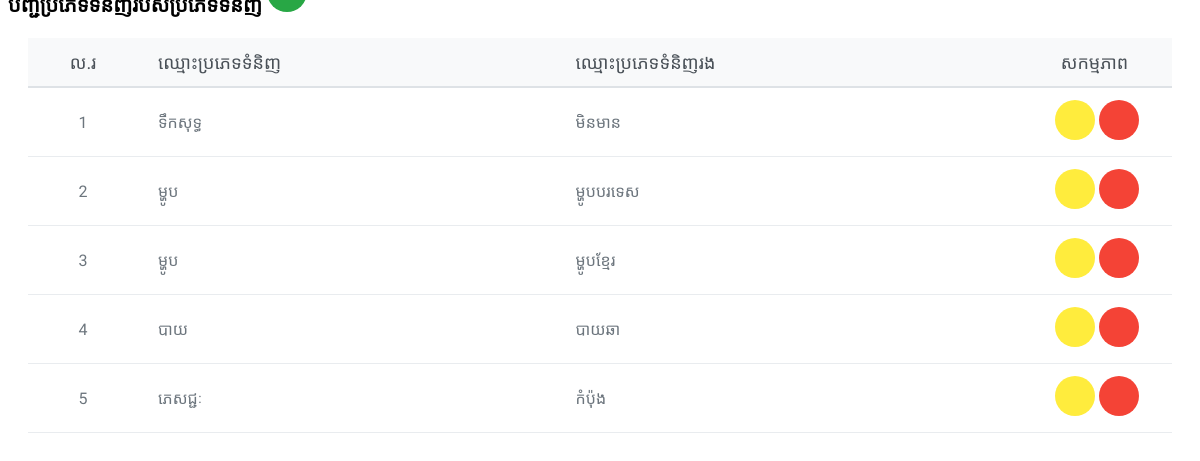
Page /sub_cate.php on the committed database.
### tables this page shows
CREATE TABLE `sub_categories` (
  `id` int(10) unsigned NOT NULL AUTO_INCREMENT,
  `category_id` int(11) unsigned NOT NULL,
  `sub_cate` varchar(100) NOT NULL,
  `create_at` datetime NOT NULL DEFAULT current_timestamp(),
  `update_at` datetime DEFAULT current_timestamp(),
  PRIMARY KEY (`id`),
  KEY `category_id` (`category_id`)
);

CREATE TABLE `categories` (
  `id` int(10) unsigned NOT NULL AUTO_INCREMENT,
  `cate_name` varchar(50) NOT NULL,
  `create_at` datetime NOT NULL DEFAULT current_timestamp(),
  `update_at` datetime NOT NULL DEFAULT current_timestamp(),
  PRIMARY KEY (`id`)
);

### sub_cate.php (the view, shortened to what this page needs)
<div class="container-fluid" style="margin-top: -60px;">
	<br>
	<div class="col-lg-12">
		<div class="card">
			<div class="card-header khmer-text d-flex justify-content-between align-items-center">
				<b>បញ្ជីប្រភេទទំនិញរបស់ប្រភេទទំនិញ</b>
				<a href="javascript:void(0)" class="new_sub_category" id="new_sub_category" data-toggle="tooltip" title="ប្រភេទទំនិញរងថ្មី">
				</a>
			</div>
			<div class="card-body">
				<table class="table table-hover">
					<thead>
						<tr class="khmer-text">
							<th>ល.រ</th>
							<th>ឈ្មោះប្រភេទទំនិញ</th>
							<th>ឈ្មោះប្រភេទទំនិញរង</th>
							<th>សកម្មភាព</th>
						</tr>
					</thead>
					<tbody>
						<?php
						include 'db_connect.php';
						$sub_categories = $conn->query("SELECT s.id, cate_name, sub_cate ,s.create_at ,s.update_at
						FROM sub_categories s
						INNER JOIN categories c ON s.category_id = c.id;");
						$i = 1;
						while ($row = $sub_categories->fetch_assoc()) :
						?>
							<tr class="khmer-text">
								<td class="text-center">
									<?php echo $i++ ?>
								</td>
								<td>
									<?php echo ($row['cate_name']) ?>
								</td>
								<td>
									<?php echo ucwords($row['sub_cate']) ?>
								</td>
								<td>
									<center>
										<a href="javascript:void(0)" class="edit_sub_category" data-id='<?php echo $row['id']; ?>' data-toggle="tooltip" title="កែប្រែ">
										</a>
										<a href="javascript:void(0)" class="delete_sub_category" data-id='<?php echo $row['id']; ?>' data-toggle="tooltip" title="លុប">
										</a>
									</center>
								</td>
							</tr>
						<?php endwhile; ?>
					</tbody>
				</table>
			</div>
		</div>
	</div>
</div>

### sub_cate.php (style rules this page uses)
.khmer-text { font-family: 'Kantumruy Pro', sans-serif !important; }
.card-header { font-size: 20px; font-weight: 500; }
.table tbody td { padding: 12px 15px; vertical-align: middle; border-bottom: 1px solid #e9ecef; color: #6c757d; background-color: #ffffff; }
.table td:nth-child(1) { text-align: center; width: 80px; }
.table td:nth-child(2), .table td:nth-child(3), .table td:nth-child(4) { text-align: left; padding-left: 20px; }
.card-body { padding: 1.25rem; }
td center a, .new_sub_category { display: inline-block; width: 40px; height: 40px; background-color: #f1f1f1; border-radius: 50%; text-align: center; line-height: 40px; font-size: 18px; transition: all 0.3s ease; color: #555; }
td center a.edit_sub_category { background-color: #ffec3d; }
td center a.delete_sub_category { background-color: #f44336; }
.new_sub_category { background-color: #28a745; color: white; }
.table { border-collapse: separate; border-spacing: 0; width: 100%; }
.table thead th { background-color: #f8f9fa; color: #495057; font-weight: 500; font-size: 18px; padding: 12px 15px; border-bottom: 2px solid #dee2e6; text-align: left; }
.table th:nth-child(1) { text-align: center; width: 80px; }
.table th:nth-child(2), .table th:nth-child(3) { text-align: left; padding-left: 20px; }
.table th:nth-child(4) { text-align: center; width: 120px; }
.table td:nth-child(2), .table td:nth-child(3) { text-align: left; padding-left: 20px; }
.table td:nth-child(4) { text-align: center; width: 120px; }

### rows in the picture
sub_categories: category.cate_name "ទឹកសុទ្ធ", sub_cate "មិនមាន"
sub_categories: category.cate_name "ម្ហូប", sub_cate "ម្ហូបបរទេស"
sub_categories: category.cate_name "ម្ហូប", sub_cate "ម្ហូបខ្មែរ"
sub_categories: category.cate_name "បាយ", sub_cate "បាយឆា"
sub_categories: category.cate_name "ភេសជ្ជៈ", sub_cate "កំប៉ុង"
